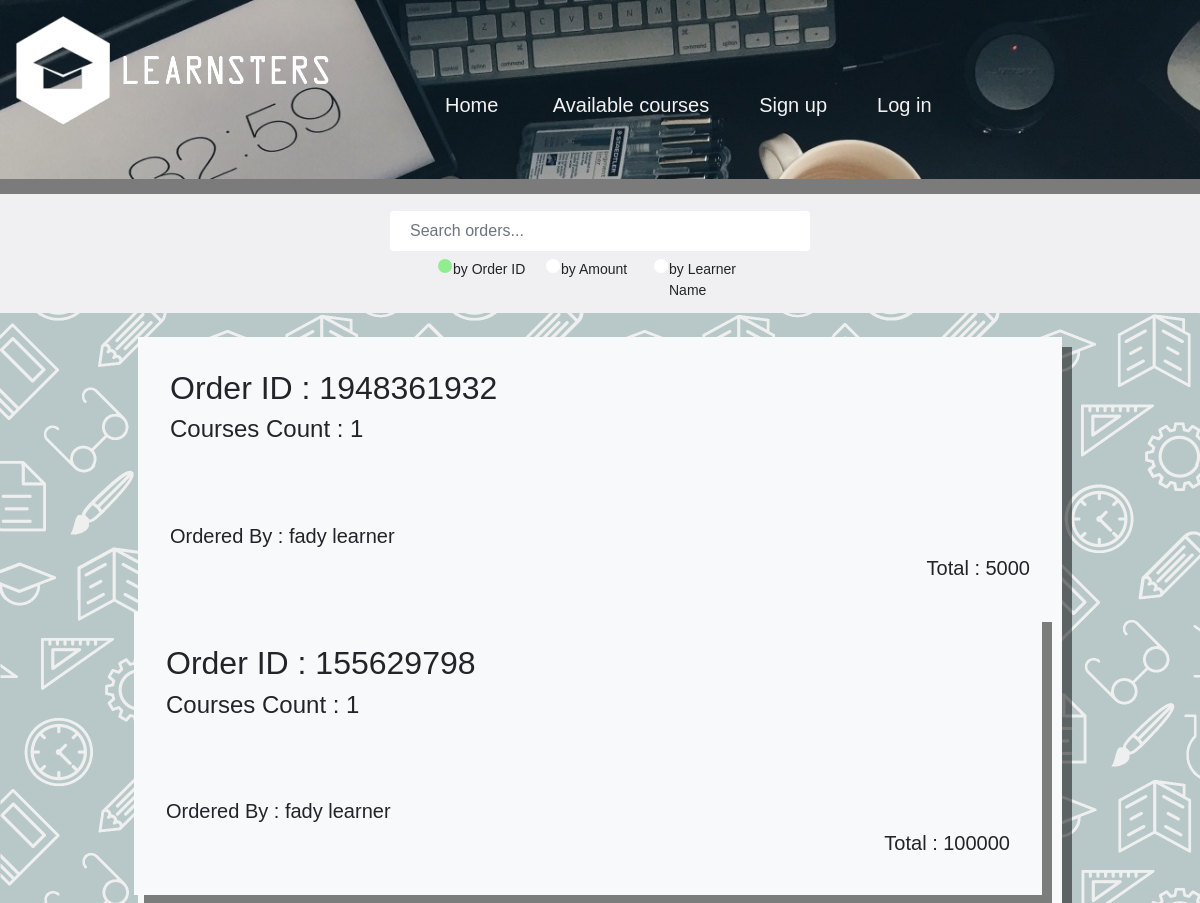
The app's page /viewOrders.php with its own data.
### tables this page shows
CREATE TABLE `orders` (
  `orderID` int(20) NOT NULL,
  `courseID` int(11) NOT NULL,
  `learnerID` varchar(255) NOT NULL,
  `total` int(11) NOT NULL
);

CREATE TABLE `learners` (
  `learnerID` varchar(255) NOT NULL,
  `Fname` varchar(255) NOT NULL,
  `Lname` varchar(255) DEFAULT NULL,
  `Email` varchar(255) DEFAULT NULL,
  `Password` varchar(255) DEFAULT NULL,
  `profilePicture` text DEFAULT NULL,
  `Type` text NOT NULL
);

### viewOrders.php (the view, shortened to what this page needs)
<html>
    <link href="https://cdn.jsdelivr.net/npm/bootstrap@5.1.3/dist/css/bootstrap.min.css" rel="stylesheet">
<?php
include "connectToDb.php";
include "menu.php";
$query = "SELECT DISTINCT orderID,total,learnerID FROM orders";
$results = mysqli_query($conn, $query);
?>
<div class="pt-4 mx-auto mb-4" style="background-color: #f0f0f2 ">
    <input style="border:none;width: 35%;" type="text" class="form-control mx-auto d-flex" name="Name_Search" id="Name_Search" placeholder="Search orders...">
    <div class="d-flex mx-auto"style="width:27%">
    <label class="container">by Order ID
  <span class="checkmark"></span>
</label>
<label class="container">by Amount
  <span class="checkmark"></span>
</label>
<label class="container">by Learner Name
  <span class="checkmark"></span>
</label>
</div>
</div>
<div id="result">
    <body>
        <div class="mx-auto" style="width: 75%;">
            <?php
            if (mysqli_num_rows($results) > 0) {
            while ($row = $results->fetch_array(MYSQLI_ASSOC)) {
                $orderID = $row["orderID"];
                $sql = "SELECT DISTINCT courseID FROM  orders WHERE orderID = '$orderID'";
                $result = $conn->query($sql);
                $coursesCount = 0;
                while ($index = $result->fetch_array(MYSQLI_ASSOC)) {
                    $coursesCount++;
                }
                $learnerID = $row["learnerID"];
                $namesSQL = "SELECT Fname,Lname FROM learners WHERE learnerID = '$learnerID' ";
                $namesResult = $conn->query($namesSQL);
                $firstName = "NoName";
                $lastName = "NoName";
                while ($i = $namesResult->fetch_array(MYSQLI_ASSOC)) {
                   $firstName = $i["Fname"];
                   $lastName = $i["Lname"];
                }
                ?>
                <div class="p-2 row  bg-light position-relative" style="box-shadow: 10px 10px rgba(0, 0, 0, 0.5);">
                    <div class=" p-4 ">
                        <h2>Order ID : <?php echo $row["orderID"]?></h2>
                        <h4>Courses Count : <?php echo $coursesCount?></h4>
                        <br><Br><br>
                        <h5>Ordered By : <?php echo $firstName." ".$lastName?></h5>
                        <div class="d-flex flex-row-reverse">
                        <h5>Total : <?php echo $row["total"]?></h5>
                        </div>
                </div>
            <?php } }
            else{
                echo "There is No Orders To view";
            }?>
        </div>
</div>
</body>
</html>

### css/main.css (style rules this page uses)
* { font-family: Arial, Helvetica, sans-serif; margin-left: 0; margin-right: 0; }
input[type="text"], input[type="password"] { padding: 8px 20px; margin: 8px 0; display: inline-block; border: 1px solid #ccc; border-radius: 4px; box-sizing: border-box; }

### viewOrders.php (style rules this page uses)
body { background-image: url("pictures/website/backgroundPattern.png"); }
.container { display: block; position: relative; padding-left: 15px; margin-bottom: 12px; cursor: pointer; font-size: 14px; }
.checkmark { position: absolute; top: 0; left: 0; height: 14px; width: 14px; background-color: #fff; border-radius: 50%; }
.container input:checked ~ .checkmark { background-color: lightgreen; }
.checkmark:after { content: ""; position: absolute; display: none; }
.container .checkmark:after { top: 9px; left: 9px; width: 8px; height: 8px; border-radius: 50%; background: white; }

### menu.php (style rules this page uses)
* { margin: 0; }

### records on screen
orders: orderID "1948361932", coursesCount "1", learnerID.Fname "fady", learnerID.Lname "learner", total "5000"
orders: orderID "155629798", coursesCount "1", learnerID.Fname "fady", learnerID.Lname "learner", total "100000"
